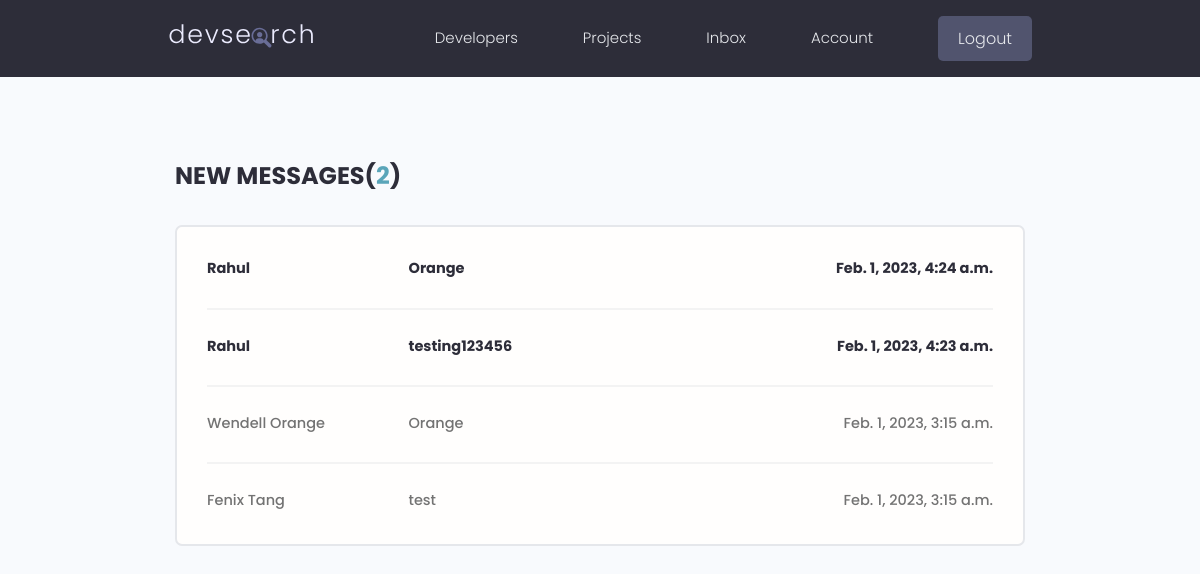
Page /inbox/ (signed in) on the earlier database version.
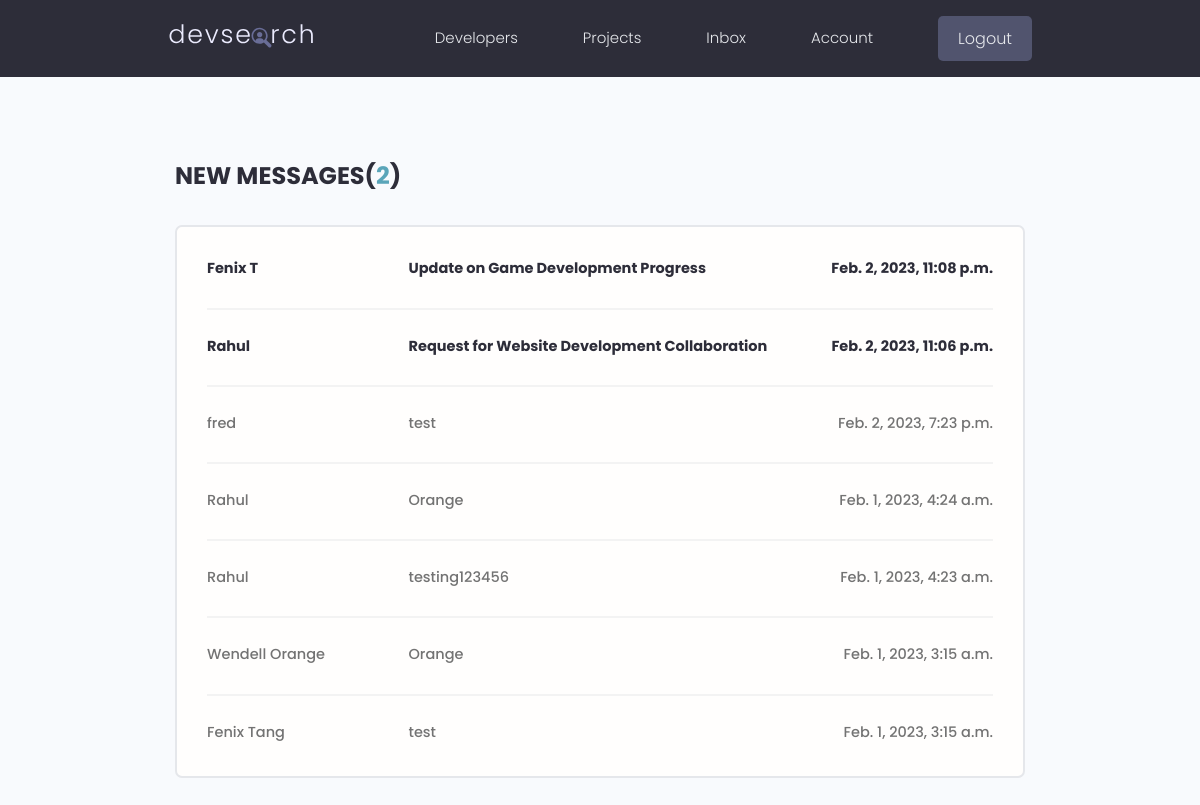
Same page on the later database version.
### users/models.py (models this page shows, shortened)
class Message(models.Model):
    sender = models.ForeignKey(Profile, on_delete=models.SET_NULL, null=True, blank=True)
    recipient = models.ForeignKey(Profile, on_delete=models.SET_NULL, null=True, blank=True, related_name="messages")
    name = models.CharField(max_length=200, null=True, blank=True)
    email = models.EmailField(max_length=200, null=True, blank=True)
    subject = models.CharField(max_length=200, null=True, blank=True)
    body = models.TextField()
    is_read = models.BooleanField(default = False, null=True)
    created = models.DateTimeField(auto_now_add=True)
    id = models.UUIDField(default=uuid.uuid4, unique=True, primary_key=True, editable=False)
    class Meta:
        ordering = ['is_read', '-created']

### users/views.py (the view)
# urls.py: path('inbox/', views.inbox, name="inbox"),
@login_required(login_url='login')
def inbox(request):
    profile = request.user.profile
    messageRequests = profile.messages.all()
    unreadCount = messageRequests.filter(is_read=False).count()
    context = {'messageRequests': messageRequests, 'unreadCount': unreadCount}
    return render(request, 'users/inbox.html', context)

### users/templates/users/inbox.html (shortened to what this page needs)
{% extends 'main.html' %}
{% block content %}
  <main class="inbox my-xl">
    <div class="content-box">
      <h3 class="inbox__title">
        New Messages(<span>{{ unreadCount }}</span>)
      </h3>
      <ul class="messages">
        {% for message in messageRequests %}
          {% if message.is_read == False %}
            <li class="message message--unread">
            {% else %}
              <li class="message">
              {% endif %}
              <a href="{% url 'message' message.id %}">
                <span class="message__author">{{ message.name }}</span>
                <span class="message__subject">{{ message.subject }}</span>
                <span class="message__date">{{ message.created }}</span>
              </a>
            </li>
          {% endfor %}
        </ul>
      </div>
    </main>
  {% endblock content %}

Differences in the rows shown:
added Message: name "Fenix T", subject "Update on Game Development Progress", created "Feb. 2, 2023, 11:08 p.m."
added Message: name "Rahul", subject "Request for Website Development Collaboration", created "Feb. 2, 2023, 11:06 p.m."
added Message: name "fred", subject "test", created "Feb. 2, 2023, 7:23 p.m."
changed Message "Feb. 1, 2023, 4:24 a.m.": is_read False → True (drawn)
changed Message "testing123456": is_read False → True (drawn)
